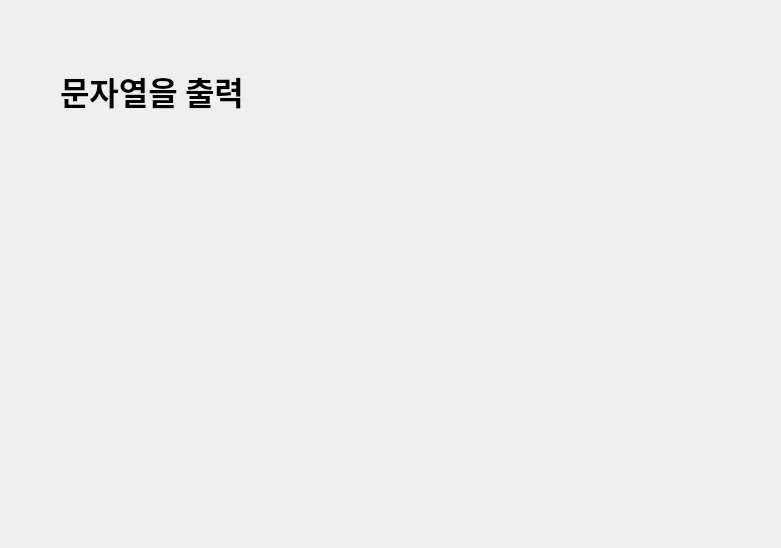
<?xml version="1.0" encoding="UTF-8"?>
<ui version="4.0">
 <class>Dialog</class>
 <widget class="QDialog" name="Dialog">
  <property name="geometry">
   <rect>
    <x>0</x>
    <y>0</y>
    <width>781</width>
    <height>548</height>
   </rect>
  </property>
  <property name="windowTitle">
   <string>Dialog</string>
  </property>
  <widget class="QLabel" name="label">
   <property name="geometry">
    <rect>
     <x>60</x>
     <y>30</y>
     <width>501</width>
     <height>121</height>
    </rect>
   </property>
   <property name="font">
    <font>
     <family>맑은 고딕</family>
     <pointsize>24</pointsize>
     <weight>75</weight>
     <bold>true</bold>
    </font>
   </property>
   <property name="text">
    <string>문자열을 출력</string>
   </property>
  </widget>
 </widget>
 <resources/>
 <connections/>
</ui>
